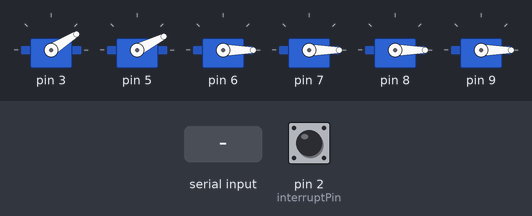
The sketch below on a simulated Arduino Uno, built with avr-gcc and run on an emulated ATmega328P. On the bench: 6 × servo. Inputs (shaded band) come from the test bench; at power-on: pin 2 (interruptPin) HIGH. Random numbers use the default seed unless the sketch sets one; what the sketch prints to the serial monitor is not drawn.

Above: at 0.6 s.
At 1.2 s:
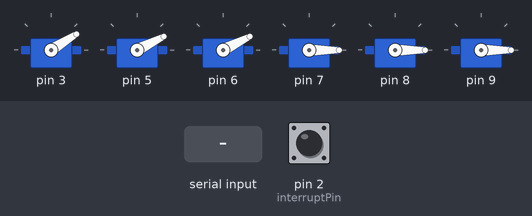
1.3 s: "1" received over Serial
Timing chart, 0 to 4.3 s (numbered marks = the images above; inputs shaded):
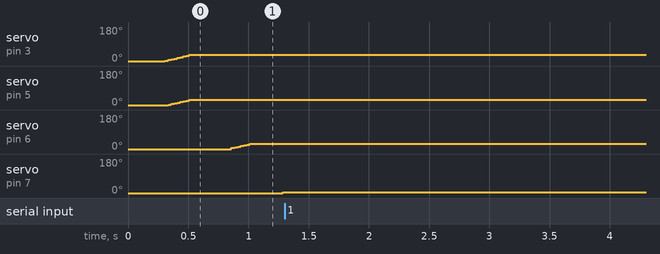

The sketch:

INMOOV-Head-Control.ino
```cpp
#include "StandardServo.h" //  Class
#include "Head.h"          //  Class

// class, variable object name, pin #, minPWMTime, maxPWMTime, degreeRange, outputGearRatio, reverseDirection, minRotation, maxRotation, absolute starting position
StandardServo servo_1(3, 500, 2500, 180, 1, 0, 0, 180, 90);
StandardServo servo_2(5, 500, 2500, 180, 1, 0, 0, 180, 90);
StandardServo servo_3(6, 500, 2500, 180, 1, 0, 0, 180, 90);
StandardServo servo_4(7, 500, 2500, 180, 1, 0, 0, 180, 90);
StandardServo servo_5(8, 500, 2500, 180, 1, 0, 0, 180, 90);
StandardServo servo_6(9, 500, 2500, 180, 1, 0, 0, 180, 90);

// class, variable object name,
Head head(servo_1, // objects included in class
          servo_2, //        "
          servo_3, //        "
          servo_4, //        "
          servo_5, //        "
          servo_6, //        "
          40);     //        servo update frequency(hz)

int duration = 500;           //  Time for how long the movement will take place(in milliseconds)
volatile bool interrupt1 = 0; //  Variable for the state of the interrupt
#define interruptPin 2        //  Pin number for the digital interrupt, !NOTE! only certain pins can be used as interrupts

/*
Function to monitor the interrupt pin that returns the interrupt state
*/
void interrupt()
{
  interrupt1 = !digitalRead(interruptPin);
}

void setup()
{
  head.attach();                       //  Attach the head class
  Serial.begin(9600);                  //  Initialize serial comunications
  randomSeed(analogRead(A0));          //  Use the analog signal from pin A0 to start a random point from
  pinMode(interruptPin, INPUT_PULLUP); //  Initialize a pin for the interrupt and pull it high
  /*  Initialize an interrupt pin that triggers an interrupt when it's state changes */
  attachInterrupt(digitalPinToInterrupt(interruptPin), interrupt, CHANGE);
}

/*
  Main Loop
  */
void loop()
{
  /* Run the example movement routine until it returns true(meaning an interrupt was triggerd during the movement)*/
  while (exampleMovement() == false);
  /* Place code that need to run after an interrupt here*/
  Serial.println("Interrupt1 Triggered");
  delay(2000);
}
```

Head.cpp
```cpp
#include "Head.h"
#include "StandardServo.h"

Head::Head(StandardServo eyesPanServo,
           StandardServo eyesTiltServo,
           StandardServo jawServo,
           StandardServo headYawServo,
           StandardServo headPitchServo,
           StandardServo headRollServo,
           int servoUpdatesPerSecond)                                                //Number of times per second the servos update
{
  m_allServos[0] = eyesPanServo;                                              //Add each servo object to the all servos array
  m_allServos[1] = eyesTiltServo;
  m_allServos[2] = jawServo;
  m_allServos[3] = headYawServo;
  m_allServos[4] = headPitchServo;
  m_allServos[5] = headRollServo;

  m_servoUpdatesPerSecond = servoUpdatesPerSecond;                                        //How many times per second the servos' position is updated

  for (byte i = 0; i < 6; i++) {                                              // Set all current/target rotations to the servos' starting rotation
    m_currentRotations[i] = m_allServos[i].getCurrentRotation();
    m_targetRotations[i] = m_allServos[i].getCurrentRotation();
  }
}

void Head::attach() {
  for (byte i = 0; i < 6; i++) {
    m_allServos[i].attach();
  }
}

void Head::setEyeRotationTarget(float pan,
                                float tilt)
{
  m_targetRotations[0] = pan;
  m_targetRotations[1] = tilt;
}

void Head::setJawRotationTarget(float angle) {
  m_targetRotations[2] = angle;
}

void Head::setHeadRotationTarget(float yaw,
                                 float pitch,
                                 float roll)
{
  m_targetRotations[3] = yaw;
  m_targetRotations[4] = pitch;
  m_targetRotations[5] = roll;
}

bool Head::rotateToTarget(float duration,
                          bool* interruptFlag = 0,
                          bool interruptOnSerial = false)
{
  bool interrupted = false;
  long startTime = millis();                                                  //Get start time of rotation timer

  if (interruptFlag == 0) {                                                   //if the interrupt flag is at its default state, set its reference to a false bool
    const bool interrupt = false;
    interruptFlag = &interrupt;
  }

  float updateRate = float(m_servoUpdatesPerSecond) / 1000.0;                       //Update rate of the servos in ms^-1

  float degreesPerStep[6];

  for (byte i; i < 6; i++) {                                                  //For each servo
    float rotationAmount = m_targetRotations[i] - m_currentRotations[i];    //Get the range between the current rotation and the target rotation
    degreesPerStep[i] = rotationAmount / (updateRate * duration);           //Get the degrees per step
  }

  float delayPerStep = 1 / updateRate;
  int count = 1;

  while (count <= (updateRate * duration)) {                                  //Loop until count has reached number of steps needed
    if (interruptOnSerial == 1 && Serial.available() > 0) {                 //Exit loop if there is anything in the serial buffer
      interrupted = true;
      break;
    }

    if (*interruptFlag == true) {                                           //Exit the loop if the interruptFlag is high
      interrupted = true;
      break;
    }

    if ((millis() - startTime) >  (delayPerStep * count)) {                 //Timer goes off every delayPerStep
      count++;
      for (byte s = 0; s < 6; s++) {                                      //For each servo update its position by one step
        m_currentRotations[s] += degreesPerStep[s];
        m_allServos[s].moveAbsolute(m_currentRotations[s]);
      }
    }
  }

  return interrupted;                                                         //Return true if the loop was interrupted, otherwise return false

}
```

Head.h
```cpp
#include "StandardServo.h"

class Head {
  public:
    Head(StandardServo eyesPanServo,
         StandardServo eyesTiltServo,
         StandardServo jawServo,
         StandardServo headYawServo,
         StandardServo headPitchServo,
         StandardServo headRollServo,
         int servoUpdatesPerSecond);  //How many times per second the servos' position is updated

    /*
        Attaches all the servos
    */
    void attach();

    /*
        Sets the target positions for the eye servos
    */
    void setEyeRotationTarget(float pan, float tilt);

    /*
        Sets the target positions for the jaw servo
    */
    void setJawRotationTarget(float angle);

    /*
        Sets the target positions for the head rotation servos
    */
    void setHeadRotationTarget(float yaw, float pitch, float roll);

    /*
        Moves all servos to their target rotations over the given duration

        If given the adress of interrupt flag, the rotation will be stopped if the flag is set to true

        If interruptOnSerial is set to true, the rotation will be stopped if there is anything in the serial buffer

        Returns true if the loop was interrupted, returns false if not
    */
    bool rotateToTarget(float duration, bool* interruptFlag = 0, bool interruptOnSerial = false);
  private:
    /*
        Order for all arrays : [0]eye pan, [1]eye tilt, [2]jaw, [3]head yaw, [4]head pitch, [5]head roll
    */
    float m_targetRotations[6];     //Target rotations for all the servos
    float m_currentRotations[6];    //Current rotatinos for all the servos
    StandardServo m_allServos[6];   //All the servo objects

    int m_servoUpdatesPerSecond = 40;

};
```

StandardServo.cpp
```cpp
#include <Arduino.h>
#include <Servo.h>
#include "StandardServo.h"

StandardServo::StandardServo() {};

StandardServo::StandardServo(byte pin) {
  m_pin = pin;
}

StandardServo::StandardServo(byte pin,
                             int minPWMTime,
                             int maxPWMTime,
                             int degreeRange,
                             float outputGearRatio,
                             bool reverseDirection,
                             int minRotation,
                             int maxRotation,
                             int startingRotation) {
  m_pin = pin;                                              //Data pin number for the servo
  m_minPWMTime = minPWMTime;                                //Absolute minimum timing for the servo
  m_maxPWMTime = maxPWMTime;                                //Aboslute maximum timing for the servo
  m_degreeRange = degreeRange;                              //The aboslute max range of rotation for the servo in degrees

  m_rotationRangeDegrees = maxRotation - minRotation;       //The range of the part rotation in degrees

  m_outputGearRatio = outputGearRatio;                      //Gear ration of the part that the servo is connected to(mathamatical representation eg. 0.5 = 2/1))
  m_reverseDirection = reverseDirection;                    //Is the rotaion of the servo diffrent to the roation of the part?

  m_minRotation = mapf((minRotation / m_outputGearRatio),    //PWM time minimum for part to rotate full range
                       0,
                       m_degreeRange,
                       m_minPWMTime,
                       m_maxPWMTime);

  m_maxRotation = mapf((maxRotation / m_outputGearRatio),    //PWM time maximum for part to rotate full range
                       0,
                       m_degreeRange,
                       m_minPWMTime,
                       m_maxPWMTime);

  m_startingRotation = mapf((startingRotation / m_outputGearRatio),  //PWM time to set when the .attach() function is called for home position
                            0,
                            m_rotationRangeDegrees,
                            m_minRotation,
                            m_maxRotation);

  m_currentRotation = startingRotation;                     //Current PWM time of the servo
}

float StandardServo::mapf(float x, float in_min, float in_max, float out_min, float out_max) {
  return (x - in_min) * (out_max - out_min) / (in_max - in_min) + out_min;
}

float StandardServo::degreesToPWM(float degreesToMove) {
  return (mapf((degreesToMove / m_outputGearRatio),
               0,
               m_rotationRangeDegrees,
               m_minRotation,
               m_maxRotation) - m_minRotation);            //Converts change in degrees to change PWM time
}

bool StandardServo::moveToTargetMicroseconds(float target) {
  bool validMove;
  if ((target > m_maxRotation) || (target < m_minRotation)) { //Check if target rotation is in bounds
    validMove = false;
  } else {
    validMove = true;
  }

  target = constrain(target, m_minRotation, m_maxRotation); //Constain target roation to bounds

  if (m_reverseDirection) {
    m_servo.writeMicroseconds(int(mapf(target,
                                       m_minRotation,
                                       m_maxRotation,
                                       m_maxRotation,
                                       m_minRotation)));         //Write target rotation flipped to servo
  } else {
    m_servo.writeMicroseconds(int(target));                 //Write target rotation to servo
  }

  m_currentRotation = target;                               //Update current posistion
  return validMove;                                         //Return if the move was in bounds

}

void StandardServo::attach() {
  m_servo.attach(m_pin);                                    //Attach the servo
  moveToTargetMicroseconds(m_startingRotation);             //Rotate to the starting rotation
  m_currentRotation = m_startingRotation;                   //Update the current rotation
}

bool StandardServo::moveRelative(float degreesToMove) {
  int newRotation = m_currentRotation + degreesToPWM(degreesToMove);  //Remap the input degrees to servo PWM time using the gear ratio
  //and add it to the current rotation to create a new rotation

  return moveToTargetMicroseconds(newRotation);             // Move to that new rotation
}

bool StandardServo::moveAbsolute(float degree) {
  return moveToTargetMicroseconds(mapf((degree / m_outputGearRatio),
                                       0,
                                       m_rotationRangeDegrees,
                                       m_minRotation,
                                       m_maxRotation));     //Remap the input degrees to servo PWM time using the gear ratio
}

float StandardServo::getGearRatio() {
  return m_outputGearRatio;
}

float StandardServo::getCurrentRotation() {
  return mapf((m_currentRotation),
              (m_minRotation),
              (m_maxRotation),
              0,
              m_rotationRangeDegrees * m_outputGearRatio);             //Remap the PWM timing of the servo to degrees on rotation on the robot
}
```

StandardServo.h
```cpp
#ifndef STANDARD_SERVO_H
#define STANDARD_SERVO_H

#include <Arduino.h>
#include <Servo.h>

/*
    Repersents one servo of the robot
*/
class StandardServo {
  public:
    /*
        Default constuctor
    */
    StandardServo();
    /*
        Constructor only specifying pin number
    */
    StandardServo(byte pin);

    /*
        Constructor specifying all attributes
    */
    StandardServo(byte pin,
                  int minPWMTime,           //Min PWM time of the servo
                  int maxPWMTime,           //Max PWM time of the servo
                  int degreeRange,          //The range of the servo in degrees(starting at 0)
                  float outputGearRatio,    //Gear ration of the part that the servo is connected to(mathamatical representation eg. 0.5 = 2/1)
                  bool reverseDirection,    //Is the rotation of the part different to that of the servo?
                  int minRotation,          //Min rotation of the part(in degrees)
                  int maxRotation,          //Max rotation of the part(in degrees)
                  int startingRotation);    //The rotation of the part to set when the servo is started(in degrees relative to the min/max Rotation)

    /*
        Modifed arduino standard map function that uses floats
        Remaps x in the range in_min to in_max, to the range out_min to out_max
    */
    float mapf(float x, float in_min, float in_max, float out_min, float out_max);

    /*
        Returns the change in PWM time to rotate the part the given number of degrees
    */
    float degreesToPWM(float degrees);

    /*
        Initializes the servo and sets it to its default rotation
    */
    void attach();

    /*
        Move the robot a given amount from its current position(in degrees)
        This is relative to the min/max Rotation(0=minRotation)
        Will constrain the move to min and max rotation
        Returns true if the move was in bounds, returns false if the move was constrained
    */
    bool moveRelative(float degreesToMove);

    /*
        Move the robot to a specific location(in degrees)
        This is relative to the min/max Rotation(0=minRotation)
        Will constrain the move to min and max rotation
        Returns true if the move was in bounds, returns false if the move was constrained
    */
    bool moveAbsolute(float degree);

    /*
        Returns the gear ratio
    */
    float getGearRatio();

    /*
        Returns the current position of the robot in degrees
    */
    float getCurrentRotation();

  private:
    /*
        Writes the target PWM time to the servo
        Contrains move to the min/max rotation values
        Returns false if the move was constrained
    */
    bool moveToTargetMicroseconds(float target);

    byte m_pin = 1;
    int m_minPWMTime = 1000;
    int m_maxPWMTime = 2000;
    int m_degreeRange = 180;

    float m_outputGearRatio = 1;
    bool m_reverseDirection = 0;
    int m_minRotation = 1000;
    int m_maxRotation = 2000;
    int m_minRotationDegrees = 0;
    int m_maxRotationDegrees = 180;
    int m_rotationRangeDegrees = 180;
    int m_startingRotation = 1500;

    int m_currentRotation = 1500;
    Servo m_servo;
};

#endif
```

exampleMovement.ino
```cpp
bool exampleMovement()
{
  /*
    The lower is a local variable to keep track of the interupt statte that
    is retuned from the rotateToTarget
  */
  bool wasInterrupted = false;
  /*
    The lower method takes an absolute angle to position the pan and tilt of
    the eyes
  */
  head.setEyeRotationTarget(random(15, 45), random(15, 45));
  /*
    The lower variable equals the return of the rotateToTarget method.
    By setting it equal to, it also calls the method. The rotateToTarget
    method moves the servos to the positions entered in the setTarget methods
    and retuns if an interupt was triggered. This line must be included after
    every setTarget method
  */
  wasInterrupted = head.rotateToTarget(duration, &interrupt1, true);
  /*
    The lower method moves the servos to the positions entered in the setTarget
    methods and retuns if ainterupt was trigered
  */
  head.setJawRotationTarget(random(15, 45));
  /*
    The lower variable equals the return of the rotateToTarget method.
    By setting it equal to, it also calls the method. The rotateToTarget
    method moves the servos to the positions entered in the setTarget methods
    and retuns if an interupt was triggered. This line must be included after
    every setTarget method.
  */
  wasInterrupted = head.rotateToTarget(duration, &interrupt1, true);
  /*
    The lower method takes absolute angles to position the yaw, pitch and roll
    of the head
  */
  head.setHeadRotationTarget(random(15, 45), 0, 0);
  /*
    The lower variable equals the return of the rotateToTarget method.
    By setting it equal to, it also calls the method. The rotateToTarget
    method moves the servos to the positions entered in the setTarget methods
    and retuns if an interupt was triggered. This line must be included after
    every setTarget method.
  */
  wasInterrupted = head.rotateToTarget(duration, &interrupt1, true);
  /*
    The lower is what the function returns when it is called, it stores the
    interupt state
  */
  return wasInterrupted;
}
```
